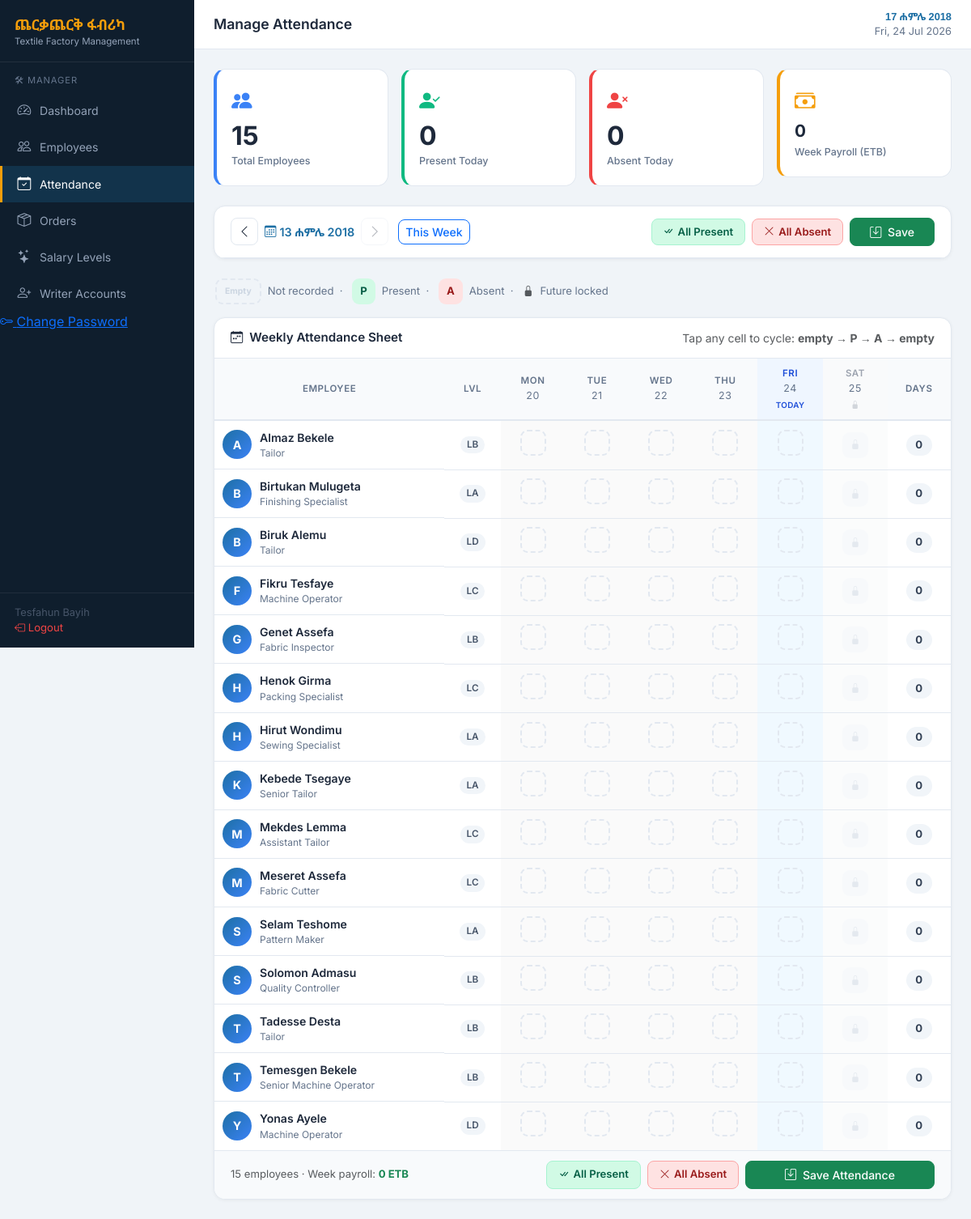
Page /manager/attendance.php (signed in) on the committed database.
### tables this page shows
CREATE TABLE `employees` (
  `id` int(11) NOT NULL AUTO_INCREMENT,
  `full_name` varchar(100) NOT NULL,
  `phone` varchar(20) DEFAULT NULL,
  `position` varchar(100) DEFAULT NULL,
  `level` char(1) NOT NULL DEFAULT 'D',
  `is_active` tinyint(1) DEFAULT 1,
  `created_at` timestamp NOT NULL DEFAULT current_timestamp(),
  PRIMARY KEY (`id`)
);

### includes/functions.php (called while the page is built, shortened)
<?php
function gregorianToEthiopian($gYear, $gMonth, $gDay) {
    $jdn = gregorianToJDN($gYear, $gMonth, $gDay);
    return jdnToEthiopian($jdn);
}
function gregorianToJDN($year, $month, $day) {
    $a = intdiv(14 - $month, 12);
    $y = $year + 4800 - $a;
    $m = $month + 12 * $a - 3;
    return $day + intdiv(153 * $m + 2, 5) + 365 * $y
         + intdiv($y, 4) - intdiv($y, 100) + intdiv($y, 400) - 32045;
}
function jdnToEthiopian($jdn) {
    $r = ($jdn - 1723856) % 1461;
    $n    = ($r % 365) + 365 * intdiv($r, 1460);
    $year = 4 * intdiv($jdn - 1723856, 1461) + intdiv($r, 365) - intdiv($r, 1460);
    $month = intdiv($n, 30) + 1;
    $day   = ($n % 30) + 1;
    return ['year' => $year, 'month' => $month, 'day' => $day];
}
function ethMonthName($month) {
    $names = [
        1 => 'መስከረም', 2 => 'ጥቅምት',  3 => 'ህዳር',   4 => 'ታህሳስ',
        5 => 'ጥር',    6 => 'የካቲት',  7 => 'መጋቢት',  8 => 'ሚያዚያ',
        9 => 'ግንቦት', 10 => 'ሰኔ',    11 => 'ሐምሌ',  12 => 'ነሐሴ',
        13 => 'ጳጉሜ'
    ];
    return $names[$month] ?? '';
}
function formatEthDate($gDate) {
    [$y, $m, $d] = explode('-', $gDate);
    $eth = gregorianToEthiopian((int)$y, (int)$m, (int)$d);
    return $eth['day'] . ' ' . ethMonthName($eth['month']) . ' ' . $eth['year'];
}
function getWeekDates($mondayDate) {
    $ts = strtotime($mondayDate);
    $dates = [];
    for ($i = 0; $i < 6; $i++) {
        $dates[] = date('Y-m-d', $ts + $i * 86400);
    }
    return $dates;
}
function getThisMonday($referenceDate = null) {
    $ts = $referenceDate ? strtotime($referenceDate) : time();
    $dow = (int)date('N', $ts);
    return date('Y-m-d', $ts - ($dow - 1) * 86400);
}
function getDayShort($date) {
    return date('D', strtotime($date));
}
function getDayNum($date) {
    return date('d', strtotime($date));
}
function sanitize($v) {
    return htmlspecialchars(trim((string)$v), ENT_QUOTES, 'UTF-8');
}

### manager/attendance.php (the view, shortened to what this page needs)
<?php
require_once __DIR__ . '/../config/db.php';
require_once __DIR__ . '/../includes/functions.php';
$weekStart = $_GET['week'] ?? getThisMonday();
$weekDates = getWeekDates($weekStart);
$prevWeek  = date('Y-m-d', strtotime($weekStart . ' -7 days'));
$nextWeek  = date('Y-m-d', strtotime($weekStart . ' +7 days'));
$todayDate = date('Y-m-d');
$employees = $pdo->query("SELECT * FROM employees WHERE is_active=1 ORDER BY full_name")->fetchAll();
$totalEmp  = count($employees);
$todayCounts = [];
$presentToday = $todayCounts['present'] ?? 0;
$absentToday  = $todayCounts['absent']  ?? 0;
$ph = implode(',', array_fill(0, count($weekDates), '?'));
$weekEarnStmt = $pdo->prepare("SELECT SUM(daily_rate) FROM attendance WHERE work_date IN ($ph) AND status='present'");
$weekEarnStmt->execute($weekDates);
$weekTotalEarned = (float)$weekEarnStmt->fetchColumn();
$attRows = [];
include __DIR__ . '/../includes/header.php';
?>
<div class="row g-3 mb-4">
  <div class="col-6 col-lg-3">
    <div class="att-stat-card att-stat-blue">
      <div class="att-stat-icon"><i class="bi bi-people-fill"></i></div>
      <div class="att-stat-val"><?= $totalEmp ?></div>
      <div class="att-stat-label">Total Employees</div>
    </div>
  </div>
  <div class="col-6 col-lg-3">
    <div class="att-stat-card att-stat-green">
      <div class="att-stat-icon"><i class="bi bi-person-check-fill"></i></div>
      <div class="att-stat-val"><?= $presentToday ?></div>
      <div class="att-stat-label">Present Today</div>
    </div>
  </div>
  <div class="col-6 col-lg-3">
    <div class="att-stat-card att-stat-red">
      <div class="att-stat-icon"><i class="bi bi-person-x-fill"></i></div>
      <div class="att-stat-val"><?= $absentToday ?></div>
      <div class="att-stat-label">Absent Today</div>
    </div>
  </div>
  <div class="col-6 col-lg-3">
    <div class="att-stat-card att-stat-amber">
      <div class="att-stat-icon"><i class="bi bi-cash-stack"></i></div>
      <div class="att-stat-val" style="font-size:1.3rem"><?= number_format($weekTotalEarned) ?></div>
      <div class="att-stat-label">Week Payroll (ETB)</div>
    </div>
  </div>
</div>
<form method="POST" id="attForm">
  <div class="att-section-card mb-4">
    <div class="att-section-head">
      <div class="d-flex align-items-center gap-2 flex-wrap">
        <a href="?week=<?= $prevWeek ?>" class="att-nav-btn"><i class="bi bi-chevron-left"></i></a>
        <span class="att-week-label"><i class="bi bi-calendar3 me-1"></i><?= formatEthDate($weekStart) ?></span>
        <?php if ($nextWeek <= $todayDate): ?>
          <a href="?week=<?= $nextWeek ?>" class="att-nav-btn"><i class="bi bi-chevron-right"></i></a>
        <?php else: ?>
          <span class="att-nav-btn att-nav-btn--disabled"><i class="bi bi-chevron-right"></i></span>
        <?php endif; ?>
        <a href="?week=<?= getThisMonday() ?>" class="btn btn-sm btn-outline-primary ms-1">This Week</a>
      </div>
      <div class="d-flex gap-2 align-items-center flex-wrap">
        <button type="button" class="att-quick-btn att-quick-all-present" onclick="markAll('present')">
          <i class="bi bi-check-all"></i> All Present
        </button>
        <button type="button" class="att-quick-btn att-quick-all-absent" onclick="markAll('absent')">
          <i class="bi bi-x-lg"></i> All Absent
        </button>
        <button type="submit" class="btn btn-success px-4">
          <i class="bi bi-save me-1"></i> Save
        </button>
      </div>
    </div>
  </div>
  <div class="att-legend mb-3">
    <span class="att-cell-badge att-cell-none" style="width:auto;padding:0 10px">Empty</span> Not recorded &nbsp;·&nbsp;
    <span class="att-cell-badge att-cell-present" style="width:auto;padding:0 10px">P</span> Present &nbsp;·&nbsp;
    <span class="att-cell-badge att-cell-absent" style="width:auto;padding:0 10px">A</span> Absent &nbsp;·&nbsp;
    <i class="bi bi-lock-fill text-muted"></i> Future locked
  </div>
  <div class="att-section-card">
    <div class="att-section-head">
      <h5 class="att-section-title"><i class="bi bi-calendar-week me-2"></i>Weekly Attendance Sheet</h5>
      <small class="text-muted">Tap any cell to cycle: <strong>empty → P → A → empty</strong></small>
    </div>
    <div class="table-responsive">
      <table class="att-table">
        <thead>
          <tr>
            <th class="att-th-name">Employee</th>
            <th class="att-th-lvl">Lvl</th>
            <?php foreach ($weekDates as $d): ?>
              <th class="att-th-day <?= $d === $todayDate ? 'att-th-today' : '' ?> <?= $d > $todayDate ? 'att-th-future' : '' ?>">
                <span class="att-dayname"><?= getDayShort($d) ?></span>
                <span class="att-daynum"><?= getDayNum($d) ?></span>
                <?php if ($d > $todayDate): ?>
                  <span class="att-col-tag att-col-lock"><i class="bi bi-lock-fill"></i></span>
                <?php elseif ($d === $todayDate): ?>
                  <span class="att-col-tag att-col-today">today</span>
                <?php endif; ?>
              </th>
            <?php endforeach; ?>
            <th class="att-th-total">Days</th>
          </tr>
        </thead>
        <tbody>
        <?php if (!$employees): ?>
          <tr><td colspan="9" class="att-empty">No employees found. Add employees first.</td></tr>
        <?php else: foreach ($employees as $emp):
            $days = 0;
        ?>
          <tr class="att-row">
            <td class="att-td-name">
              <div class="att-emp-avatar"><?= mb_substr($emp['full_name'], 0, 1) ?></div>
              <div>
                <div class="att-emp-name"><?= sanitize($emp['full_name']) ?></div>
                <div class="att-emp-pos"><?= sanitize($emp['position'] ?? '') ?></div>
              </div>
            </td>
            <td class="att-td-lvl"><span class="att-level-badge">L<?= $emp['level'] ?></span></td>
            <?php foreach ($weekDates as $d):
              $key      = 'att_' . $emp['id'] . '_' . str_replace('-', '', $d);
              $recorded = $attRows[$emp['id']][$d] ?? null;
              $isFuture = ($d > $todayDate);
              $isToday  = ($d === $todayDate);
            ?>
              <?php if ($isFuture): ?>
                <td class="att-td-cell att-td-future">
                  <span class="att-cell-badge att-cell-lock"><i class="bi bi-lock-fill"></i></span>
                </td>
              <?php else: ?>
                <td class="att-td-cell <?= $isToday ? 'att-td-today' : 'att-td-past' ?> att-td-clickable"
                    data-state="<?= $recorded ?? 'unset' ?>"
                    data-key="<?= $key ?>"
                    data-emp="<?= $emp['id'] ?>"
                    onclick="cycleCell(this)">
                  <span class="att-cell-badge <?= $recorded === 'present' ? 'att-cell-present' : ($recorded === 'absent' ? 'att-cell-absent' : 'att-cell-none') ?>">
                  </span>
                </td>
              <?php endif; ?>
            <?php endforeach; ?>
            <td class="att-td-total">
              <span class="att-days-chip" id="days_<?= $emp['id'] ?>"><?= $days ?></span>
            </td>
          </tr>
        <?php endforeach; endif; ?>
        </tbody>
      </table>
    </div>
    <?php if ($employees): ?>
    <div class="att-table-footer">
      <span class="text-muted" style="font-size:.82rem"><?= $totalEmp ?> employees &middot; Week payroll: <strong class="text-success"><?= number_format($weekTotalEarned) ?> ETB</strong></span>
      <div class="d-flex gap-2 flex-wrap">
        <button type="button" class="att-quick-btn att-quick-all-present" onclick="markAll('present')">
          <i class="bi bi-check-all"></i> All Present
        </button>
        <button type="button" class="att-quick-btn att-quick-all-absent" onclick="markAll('absent')">
          <i class="bi bi-x-lg"></i> All Absent
        </button>
        <button type="submit" class="btn btn-success px-5">
          <i class="bi bi-save me-1"></i> Save Attendance
        </button>
      </div>
    </div>
    <?php endif; ?>
  </div>
</form>
<?php include __DIR__ . '/../includes/footer.php'; ?>

### includes/header.php (style rules this page uses)
:root { --primary: #1d6fa4; --primary-d: #155a87; --accent: #f59e0b; --sidebar-w: 240px; --bg: #f0f4f8; --card-bg: #ffffff; --text: #1e293b; --muted: #64748b; --border: #e2e8f0; --success: #059669; --danger: #dc2626; --warning: #d97706; }
*, *::before, *::after { box-sizing: border-box; }
body { font-family: 'Inter', 'Noto Sans Ethiopic', sans-serif; background: var(--bg); color: var(--text); margin: 0; min-height: 100vh; }
.btn { font-size: .88rem; font-weight: 500; border-radius: 8px; }

### rows in the picture
employees: full_name "A", full_name "Almaz Bekele", position "Tailor", level "B", days "0"
employees: full_name "B", full_name "Birtukan Mulugeta", position "Finishing Specialist", level "A", days "0"
employees: full_name "B", full_name "Biruk Alemu", position "Tailor", level "D", days "0"
employees: full_name "F", full_name "Fikru Tesfaye", position "Machine Operator", level "C", days "0"
employees: full_name "G", full_name "Genet Assefa", position "Fabric Inspector", level "B", days "0"
employees: full_name "H", full_name "Henok Girma", position "Packing Specialist", level "C", days "0"
employees: full_name "H", full_name "Hirut Wondimu", position "Sewing Specialist", level "A", days "0"
employees: full_name "K", full_name "Kebede Tsegaye", position "Senior Tailor", level "A", days "0"
employees: full_name "M", full_name "Mekdes Lemma", position "Assistant Tailor", level "C", days "0"
employees: full_name "M", full_name "Meseret Assefa", position "Fabric Cutter", level "C", days "0"
employees: full_name "S", full_name "Selam Teshome", position "Pattern Maker", level "A", days "0"
employees: full_name "S", full_name "Solomon Admasu", position "Quality Controller", level "B", days "0"
employees: full_name "T", full_name "Tadesse Desta", position "Tailor", level "B", days "0"
employees: full_name "T", full_name "Temesgen Bekele", position "Senior Machine Operator", level "B", days "0"
employees: full_name "Y", full_name "Yonas Ayele", position "Machine Operator", level "D", days "0"

### other values in the picture
$user['name'] "Tesfahun Bayih"
$pageTitle "Manage Attendance"
todayEthiopian() "17 ሐምሌ 2018"
$totalEmp "15"
$presentToday "0"
$absentToday "0"
$weekTotalEarned "0"
formatEthDate($weekStart) "13 ሐምሌ 2018"
getDayShort($d) "MON"
getDayNum($d) "20"
getDayShort($d) "TUE"
getDayNum($d) "21"
getDayShort($d) "WED"
getDayNum($d) "22"
getDayShort($d) "THU"
